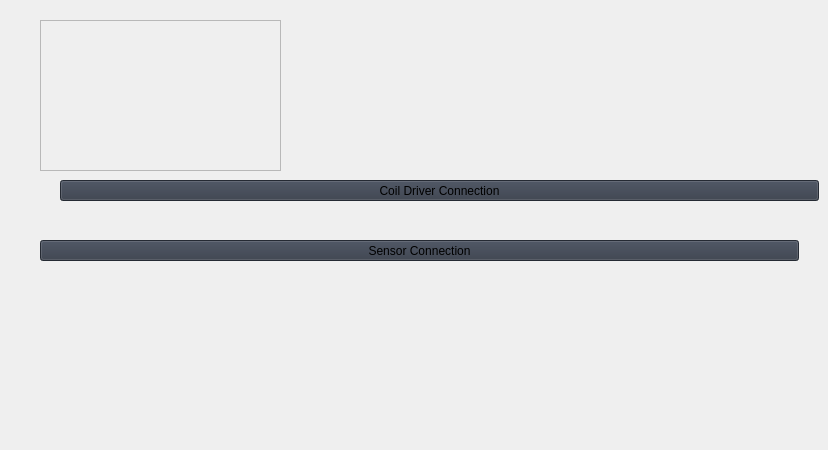
                     <widget class="QWidget" name="home">
                      <property name="styleSheet">
                       <string notr="true"/>
                      </property>
                      <widget class="QFrame" name="frame">
                       <property name="geometry">
                        <rect>
                         <x>40</x>
                         <y>20</y>
                         <width>241</width>
                         <height>151</height>
                        </rect>
                       </property>
                       <property name="styleSheet">
                        <string notr="true">background-image: url(:/images/images/images/PyDracula_vertical.png);
background-position: center;
background-repeat: no-repeat;</string>
                       </property>
                       <property name="frameShape">
                        <enum>QFrame::Shape::StyledPanel</enum>
                       </property>
                       <property name="frameShadow">
                        <enum>QFrame::Shadow::Raised</enum>
                       </property>
                      </widget>
                      <widget class="QWidget" name="gridLayoutWidget">
                       <property name="geometry">
                        <rect>
                         <x>30</x>
                         <y>320</y>
                         <width>761</width>
                         <height>121</height>
                        </rect>
                       </property>
                       <layout class="QGridLayout" name="gridLayout_3"/>
                      </widget>
                      <widget class="QPushButton" name="coilConBtn">
                       <property name="geometry">
                        <rect>
                         <x>60</x>
                         <y>180</y>
                         <width>759</width>
                         <height>21</height>
                        </rect>
                       </property>
                       <property name="styleSheet">
                        <string notr="true">background-color: rgb(52, 59, 72);</string>
                       </property>
                       <property name="text">
                        <string>Coil Driver Connection</string>
                       </property>
                       <property name="icon">
                        <iconset resource="resources.qrc">
                         <normaloff>:/icons/images/icons/cil-chevron-left.png</normaloff>:/icons/images/icons/cil-chevron-left.png</iconset>
                       </property>
                       <property name="checkable">
                        <bool>false</bool>
                       </property>
                      </widget>
                      <widget class="QPushButton" name="sensorConBtn">
                       <property name="geometry">
                        <rect>
                         <x>40</x>
                         <y>240</y>
                         <width>759</width>
                         <height>21</height>
                        </rect>
                       </property>
                       <property name="styleSheet">
                        <string notr="true">background-color: rgb(52, 59, 72);</string>
                       </property>
                       <property name="text">
                        <string>Sensor Connection</string>
                       </property>
                       <property name="icon">
                        <iconset resource="resources.qrc">
                         <normaloff>:/icons/images/icons/cil-chevron-right.png</normaloff>:/icons/images/icons/cil-chevron-right.png</iconset>
                       </property>
                       <property name="checkable">
                        <bool>false</bool>
                       </property>
                      </widget>
                     </widget>
